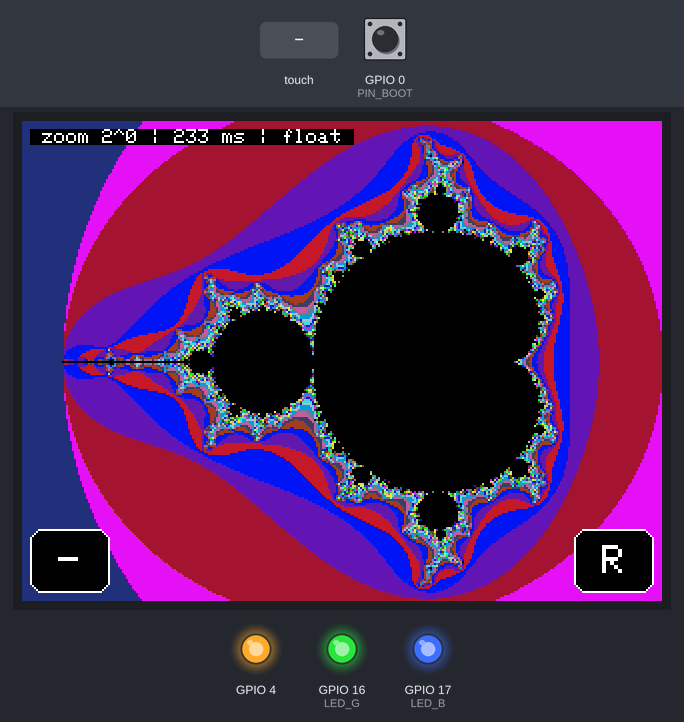
Bench run of a sketch on a simulated ESP32. On the bench: 320×240 colour display, output pins drawn as LEDs (lit = HIGH). The inputs (shaded band) are chosen by the test bench; at power-on: GPIO 0 (PIN_BOOT) HIGH. EEPROM starts erased.

Above: at 3.5 s.
3.6 s: screen touched at 13 % across, 10 % down
At 4.7 s:
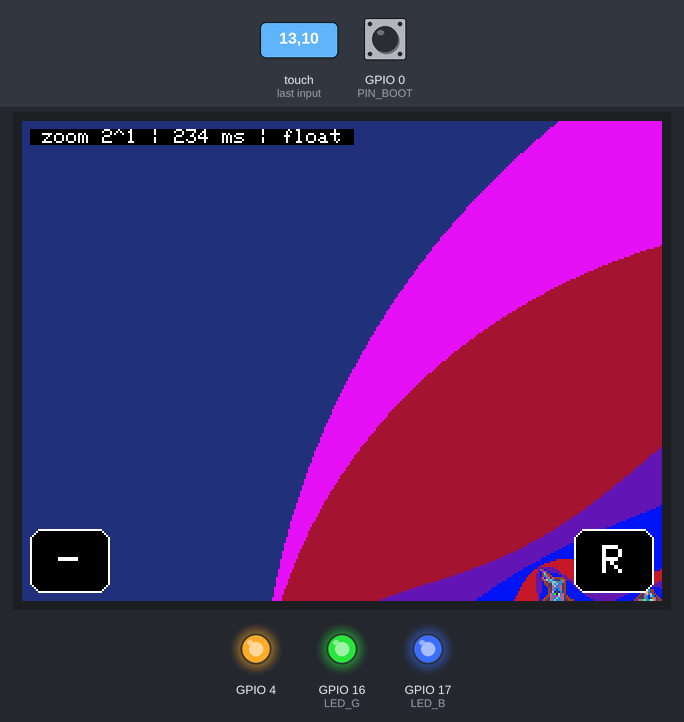
5.1 s: GPIO 0 (PIN_BOOT) pulled LOW for 0.15 s
At 5.6 s:
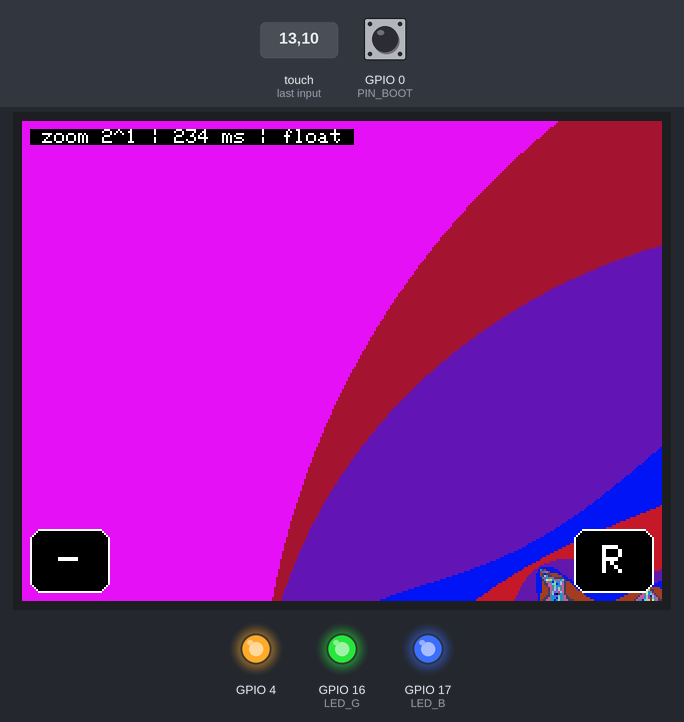
6.8 s: GPIO 0 (PIN_BOOT) pulled LOW for 1 s
At 8.2 s:
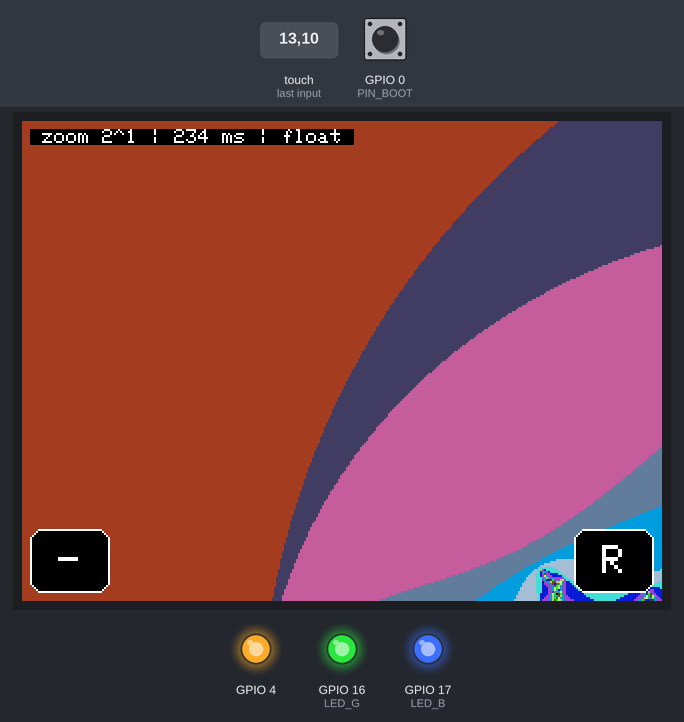
9.3 s: screen touched at 38 % across, 10 % down
At 10.3 s:
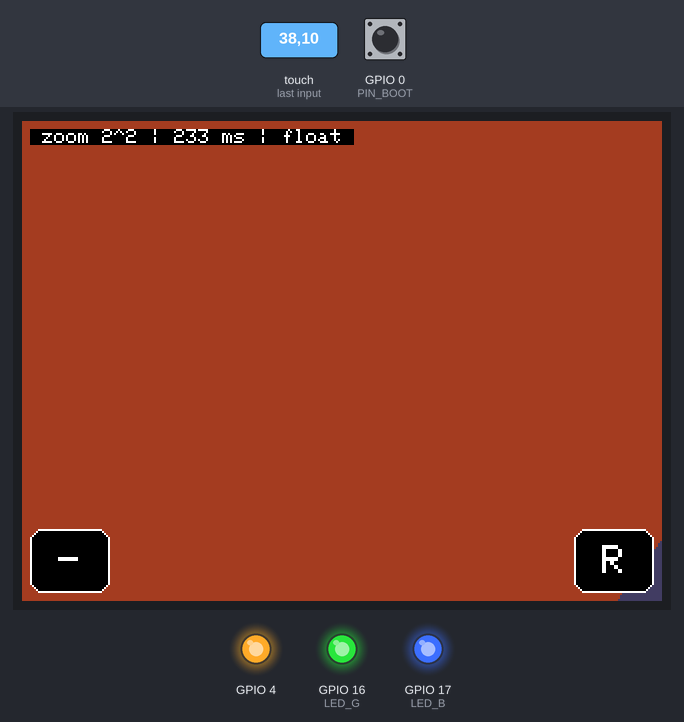
11.2 s: screen touched at 62 % across, 10 % down
At 13.0 s:
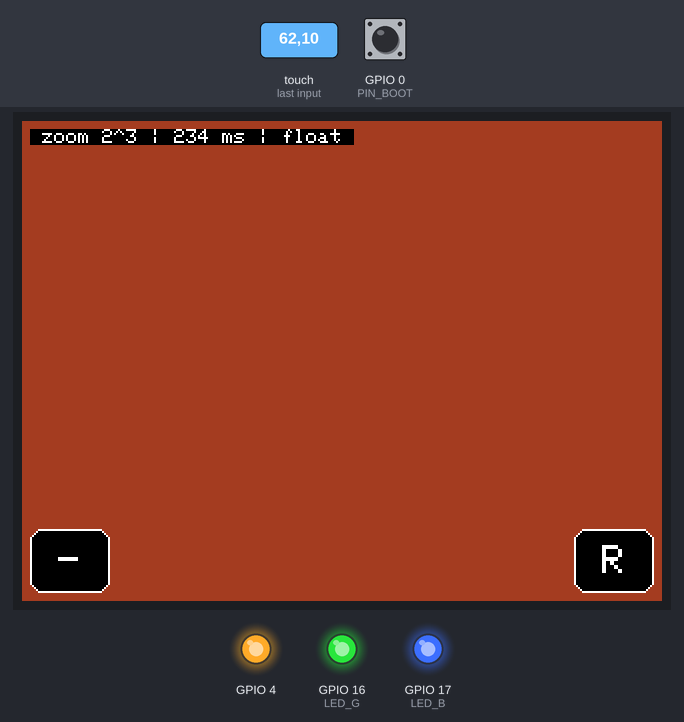
Timing chart, 0 to 14.1 s (numbered marks = the images above; inputs shaded):
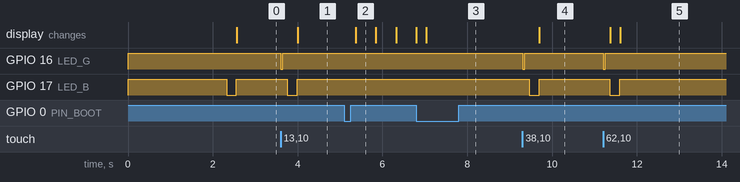

Measured:
- after the input at 3.6 s, GPIO 16 (LED_G): HIGH → LOW at once, → HIGH 0.04 s later; GPIO 17 (LED_B): HIGH → LOW after 0.16 s, → HIGH 0.23 s later; the display: changes after 0.40 s (image 1)
- after the input at 5.1 s, the display: changes after 0.27 s (image 2)
- after the input at 9.3 s, GPIO 16 (LED_G): HIGH → LOW at once, → HIGH 0.04 s later; GPIO 17 (LED_B): HIGH → LOW after 0.16 s, → HIGH 0.23 s later; the display: changes after 0.40 s (image 4)
- after the input at 11.2 s, GPIO 16 (LED_G): HIGH → LOW at once, → HIGH 0.04 s later; GPIO 17 (LED_B): HIGH → LOW after 0.16 s, → HIGH 0.23 s later; the display: first changes after 0.17 s (image 5 shows a later state)
- what the display in image 2 shows lasts 0.4 s, from 5.4 s to 5.8 s

The sketch:

mandelbrot_cyd.ino
```cpp
/*
  Mandelbrot Explorer для ESP32-2432S024R
  (2.4" ILI9341 240x320 + резистивный тач XPT2046)

  Управление:
    • Тап по экрану      — зум x2 в точку касания
    • Кнопка «-» (слева внизу)  — отдалить
    • Кнопка «R» (справа внизу) — сброс вида
    • Кнопка BOOT на плате      — вкл/выкл «психоделическую» анимацию палитры
    • Коснуться экрана во время заставки — перекалибровать тач

  RGB-светодиод: синий — идёт расчёт, зелёный — касание принято.

  Arduino IDE:
    Плата: "ESP32 Dev Module"
    Библиотека: LovyanGFX (через Library Manager, свежая версия)
*/

#define LGFX_USE_V1
#include <LovyanGFX.hpp>
#include <Preferences.h>

// ---------- Конфигурация дисплея и тача ----------
class LGFX : public lgfx::LGFX_Device {
  lgfx::Panel_ILI9341 _panel;
  lgfx::Bus_SPI       _bus;
  lgfx::Light_PWM     _light;
  lgfx::Touch_XPT2046 _touch;

public:
  LGFX() {
    { // Шина SPI дисплея
      auto cfg = _bus.config();
      cfg.spi_host    = SPI2_HOST;   // HSPI
      cfg.spi_mode    = 0;
      cfg.freq_write  = 40000000;
      cfg.freq_read   = 16000000;
      cfg.spi_3wire   = false;
      cfg.use_lock    = true;
      cfg.dma_channel = SPI_DMA_CH_AUTO;
      cfg.pin_sclk    = 14;
      cfg.pin_mosi    = 13;
      cfg.pin_miso    = 12;
      cfg.pin_dc      = 2;
      _bus.config(cfg);
      _panel.setBus(&_bus);
    }
    { // Панель ILI9341
      auto cfg = _panel.config();
      cfg.pin_cs          = 15;
      cfg.pin_rst         = -1;
      cfg.pin_busy        = -1;
      cfg.panel_width     = 240;
      cfg.panel_height    = 320;
      cfg.offset_x        = 0;
      cfg.offset_y        = 0;
      cfg.offset_rotation = 0;
      cfg.readable        = true;
      cfg.invert          = false;   // если цвета инвертированы — поставь true
      cfg.rgb_order       = false;   // если красный и синий перепутаны — поставь true
      cfg.dlen_16bit      = false;
      cfg.bus_shared      = true;    // тач сидит на той же шине
      _panel.config(cfg);
    }
    { // Подсветка (GPIO27 на 2.4" версии)
      auto cfg = _light.config();
      cfg.pin_bl      = 27;
      cfg.invert      = false;
      cfg.freq        = 44100;
      cfg.pwm_channel = 7;
      _light.config(cfg);
      _panel.setLight(&_light);
    }
    { // Тач XPT2046 (CS = GPIO33, общая шина с дисплеем)
      auto cfg = _touch.config();
      cfg.x_min           = 300;
      cfg.x_max           = 3900;
      cfg.y_min           = 200;
      cfg.y_max           = 3800;
      cfg.pin_int         = -1;      // опрос без прерывания
      cfg.bus_shared      = true;
      cfg.offset_rotation = 0;
      cfg.spi_host        = SPI2_HOST;
      cfg.freq            = 2500000;
      cfg.pin_sclk        = 14;
      cfg.pin_mosi        = 13;
      cfg.pin_miso        = 12;
      cfg.pin_cs          = 33;
      _touch.config(cfg);
      _panel.setTouch(&_touch);
    }
    setPanel(&_panel);
  }
};

LGFX lcd;
Preferences prefs;

// ---------- Параметры ----------
constexpr int W = 320, H = 240;
constexpr int PAL = 64;                  // размер циклической палитры
constexpr int PIN_BOOT = 0;
constexpr int LED_R = 4, LED_G = 16, LED_B = 17;  // активны по LOW
constexpr int DOUBLE_FROM_LEVEL = 15;    // с этого зума float уже не хватает

uint8_t*  iterBuf;                       // W*H: 0 = внутри множества, 1..PAL = индекс цвета
uint16_t  palette[PAL];
uint16_t  lineBuf[W];

double   cx = -0.6, cy = 0.0;            // центр вида
int      level = 0;                      // уровень зума (каждый = x2)
uint8_t  palShift = 0;
bool     animate = false;
bool     needRender = true;
uint32_t lastMs = 0;

volatile bool pendingTap = false;
int32_t  tapX = 0, tapY = 0;

// ---------- Утилиты ----------
inline double pixelScale() { return ldexp(3.2 / W, -level); }

inline uint16_t colorOf(uint8_t v) {
  return v == 0 ? 0 : palette[(v - 1 + palShift) % PAL];
}

void buildPalette() {
  for (int i = 0; i < PAL; i++) {
    float t = i * 2.0f * PI / PAL;
    uint8_t r = 128 + 127 * sinf(t);
    uint8_t g = 128 + 127 * sinf(t + 2.094f);
    uint8_t b = 128 + 127 * sinf(t + 4.188f);
    palette[i] = lcd.color565(r, g, b);
  }
}

void waitRelease() {
  int32_t a, b;
  while (lcd.getTouch(&a, &b)) delay(10);
}

// ---------- Математика ----------
// Две версии: float (быстро) и double (точно на глубоком зуме).
// Сделано макросом, а не шаблоном: генератор прототипов Arduino ломает шаблоны в .ino.
#define DEFINE_MANDEL(T, SUFFIX)                                              \
  uint16_t mandel##SUFFIX(T x0, T y0, uint16_t maxIter) {                     \
    /* Главная кардиоида и круг периода 2 — точно внутри */                   \
    T xq = x0 - T(0.25);                                                      \
    T q  = xq * xq + y0 * y0;                                                 \
    if (q * (q + xq) <= T(0.25) * y0 * y0) return maxIter;                    \
    if ((x0 + 1) * (x0 + 1) + y0 * y0 <= T(0.0625)) return maxIter;           \
    T x = 0, y = 0, x2 = 0, y2 = 0;                                           \
    uint16_t i = 0;                                                           \
    while (x2 + y2 <= T(4) && i < maxIter) {                                  \
      y = 2 * x * y + y0; x = x2 - y2 + x0; x2 = x * x; y2 = y * y; i++;      \
    }                                                                         \
    return i;                                                                 \
  }                                                                           \
  /* Рисует кадр построчно. false — прерван касанием */                       \
  bool render##SUFFIX() {                                                     \
    const double s = pixelScale();                                            \
    const uint16_t maxIter = min(1500, 96 + level * 32);                      \
    for (int py = 0; py < H; py++) {                                          \
      T y0 = T(cy + (py - H / 2) * s);                                        \
      uint8_t* row = iterBuf + py * W;                                        \
      for (int px = 0; px < W; px++) {                                        \
        T x0 = T(cx + (px - W / 2) * s);                                      \
        uint16_t n = mandel##SUFFIX(x0, y0, maxIter);                         \
        row[px] = (n >= maxIter) ? 0 : 1 + (n % PAL);                         \
        lineBuf[px] = colorOf(row[px]);                                       \
      }                                                                       \
      lcd.pushImage(0, py, W, 1, lineBuf);                                    \
      if ((py & 7) == 7) { /* проверяем тач, чтобы не ждать долгий рендер */  \
        int32_t x, y;                                                         \
        if (lcd.getTouch(&x, &y)) { tapX = x; tapY = y; pendingTap = true; return false; } \
      }                                                                       \
    }                                                                         \
    return true;                                                              \
  }

DEFINE_MANDEL(float, F)
DEFINE_MANDEL(double, D)

// ---------- Интерфейс ----------
void drawButton(int x, const char* label) {
  lcd.fillRoundRect(x, H - 36, 40, 32, 6, TFT_BLACK);
  lcd.drawRoundRect(x, H - 36, 40, 32, 6, TFT_WHITE);
  lcd.setTextSize(2);
  lcd.setTextColor(TFT_WHITE);
  lcd.setCursor(x + 14, H - 28);
  lcd.print(label);
}

void drawHud() {
  lcd.setTextSize(1);
  lcd.setTextColor(TFT_WHITE, TFT_BLACK);
  lcd.setCursor(4, 4);
  lcd.printf(" zoom 2^%d | %lu ms | %s ", level, (unsigned long)lastMs,
             level >= DOUBLE_FROM_LEVEL ? "double" : "float");
  drawButton(4, "-");
  drawButton(W - 44, "R");
}

void redrawFromBuffer() {
  lcd.startWrite();
  for (int py = 0; py < H; py++) {
    const uint8_t* row = iterBuf + py * W;
    for (int px = 0; px < W; px++) lineBuf[px] = colorOf(row[px]);
    lcd.pushImage(0, py, W, 1, lineBuf);
  }
  lcd.endWrite();
  drawHud();
}

void handleTap(int x, int y) {
  digitalWrite(LED_G, LOW);
  if (x < 50 && y > H - 40) {                 // «-»
    if (level > 0) level--;
  } else if (x > W - 50 && y > H - 40) {      // «R»
    cx = -0.6; cy = 0.0; level = 0;
  } else if (level < 44) {                    // зум в точку
    double s = pixelScale();
    cx += (x - W / 2) * s;
    cy += (y - H / 2) * s;
    level++;
  }
  delay(40);
  digitalWrite(LED_G, HIGH);
}

// ---------- Калибровка тача (хранится в NVS) ----------
void setupTouch(bool force) {
  uint16_t cal[8];
  prefs.begin("mandel", false);
  if (!force && prefs.getBytes("cal", cal, sizeof(cal)) == sizeof(cal)) {
    lcd.setTouchCalibrate(cal);
  } else {
    lcd.fillScreen(TFT_BLACK);
    lcd.setTextSize(1);
    lcd.setTextColor(TFT_WHITE);
    lcd.setCursor(30, H / 2 - 4);
    lcd.print("Touch calibration: tap the arrow tips");
    lcd.calibrateTouch(cal, TFT_MAGENTA, TFT_BLACK, 15);
    prefs.putBytes("cal", cal, sizeof(cal));
  }
  prefs.end();
}

void splash() {
  lcd.fillScreen(TFT_BLACK);
  lcd.setTextColor(TFT_CYAN);
  lcd.setTextSize(3);
  lcd.setCursor(40, 70);
  lcd.print("MANDELBROT");
  lcd.setTextSize(1);
  lcd.setTextColor(TFT_WHITE);
  lcd.setCursor(70, 120);
  lcd.print("tap to zoom, BOOT = animate");
  lcd.setCursor(60, 150);
  lcd.setTextColor(TFT_YELLOW);
  lcd.print("touch now to recalibrate touch");

  bool force = false;
  uint32_t t0 = millis();
  while (millis() - t0 < 2000) {
    int32_t x, y;
    if (lcd.getTouch(&x, &y)) { force = true; waitRelease(); break; }
    delay(20);
  }
  setupTouch(force);
}

// ---------- Arduino ----------
void setup() {
  Serial.begin(115200);
  pinMode(PIN_BOOT, INPUT_PULLUP);
  for (int p : {LED_R, LED_G, LED_B}) { pinMode(p, OUTPUT); digitalWrite(p, HIGH); }

  lcd.init();
  lcd.setRotation(1);          // альбомная ориентация 320x240
  lcd.setBrightness(200);

  iterBuf = (uint8_t*)malloc(W * H);
  if (!iterBuf) {
    lcd.print("Out of memory");
    while (true) delay(1000);
  }

  buildPalette();
  splash();
}

void loop() {
  // Кнопка BOOT — переключатель анимации палитры
  static bool lastBtn = HIGH;
  bool btn = digitalRead(PIN_BOOT);
  if (lastBtn == HIGH && btn == LOW) { animate = !animate; delay(30); }
  lastBtn = btn;

  // Тач
  int32_t x, y;
  if (!pendingTap && lcd.getTouch(&x, &y)) { tapX = x; tapY = y; pendingTap = true; }

  if (pendingTap) {
    pendingTap = false;
    handleTap(tapX, tapY);
    waitRelease();
    needRender = true;
  }

  // Рендер
  if (needRender) {
    needRender = false;
    digitalWrite(LED_B, LOW);
    uint32_t t0 = millis();
    bool done = (level >= DOUBLE_FROM_LEVEL) ? renderD() : renderF();
    lastMs = millis() - t0;
    digitalWrite(LED_B, HIGH);
    if (done) drawHud();
    return;
  }

  // Анимация палитры: цвета «текут» без пересчёта фрактала
  if (animate) {
    palShift = (palShift + 1) % PAL;
    redrawFromBuffer();
  } else {
    delay(10);
  }
}
```
